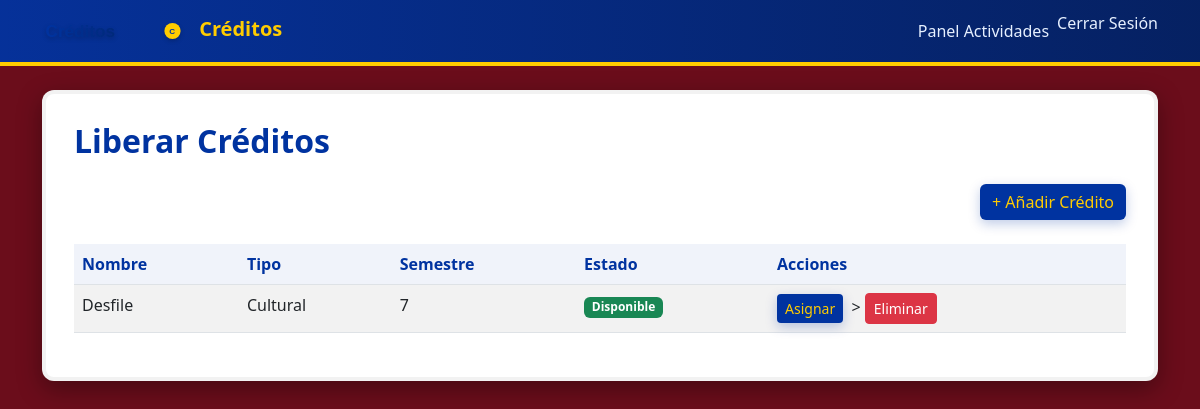
Before: /creditos/ (signed in) with the older database file.
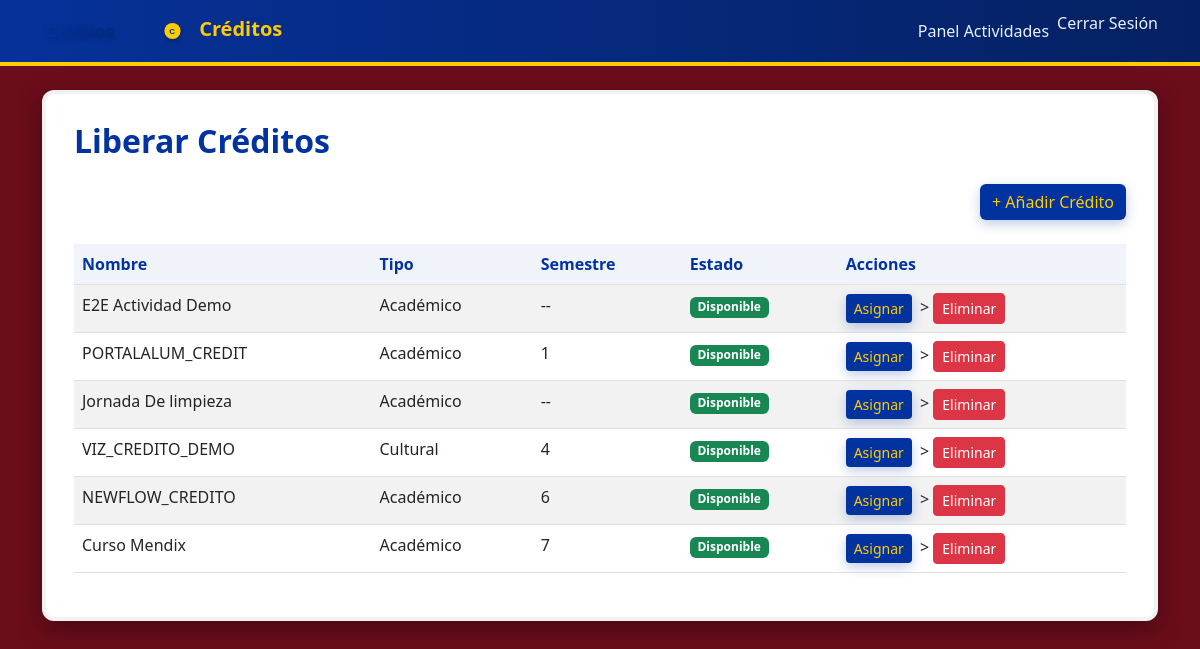
After: the same page with the newer database file.
### creditos/models.py (models this page shows, shortened)
class Credito(models.Model):
    TIPOS = (
        ('academico', 'Académico'),
        ('cultural', 'Cultural'),
        ('deportivo', 'Deportivo'),
    )
    alumno = models.ForeignKey(Usuario, on_delete=models.SET_NULL, null=True, blank=True, related_name='creditos')
    nombre = models.CharField(max_length=100, default="")
    tipo = models.CharField(max_length=20, choices=TIPOS)
    semestre = models.CharField(max_length=10)
    numero_control = models.CharField(max_length=30, blank=True)
    fecha_liberacion = models.DateField(blank=True, null=True)
    liberado = models.BooleanField(default=False)
    firmado_alumno = models.BooleanField(default=False)
    firmado_admin = models.BooleanField(default=False)
    firmado_docente = models.BooleanField(default=False)
    firmado_admin_por = models.ForeignKey(Usuario, on_delete=models.SET_NULL, null=True, blank=True, related_name='creditos_firmados_admin')
    firmado_admin_en = models.DateTimeField(null=True, blank=True)
    firmado_docente_por = models.ForeignKey(Usuario, on_delete=models.SET_NULL, null=True, blank=True, related_name='creditos_firmados_docente')
    firmado_docente_en = models.DateTimeField(null=True, blank=True)
    firmado_alumno_por = models.ForeignKey(Usuario, on_delete=models.SET_NULL, null=True, blank=True, related_name='creditos_firmados_alumno')
    firmado_alumno_en = models.DateTimeField(null=True, blank=True)

### creditos/views.py (the view)
# urls.py: path('', views.panel_creditos, name='panel_creditos'),
@login_required
def panel_creditos(request):
    creditos = Credito.objects.all().order_by('-id')
    return render(request, 'creditos/panel_creditos.html', {'creditos': creditos})

### creditos/templates/creditos/panel_creditos.html (shortened to what this page needs)
{% extends 'usuarios/base.html' %}
{% block content %}
<h2 class="page-title mb-4">Liberar Créditos</h2>
<div class="d-flex justify-content-between align-items-center mb-4">
  <a href="{% url 'crear_credito' %}" class="btn btn-primary">+ Añadir Crédito</a>
</div>
<div class="table-responsive">
  <table class="table table-striped">
    <thead>
      <tr>
        <th>Nombre</th>
        <th>Tipo</th>
        <th>Semestre</th>
        <th>Estado</th>
        <th>Acciones</th>
      </tr>
    </thead>
    <tbody>
      {% for credito in creditos %}
        <tr>
          <td>{{ credito.nombre }}</td>
          <td>{{ credito.get_tipo_display }}</td>
          <td>{{ credito.semestre }}</td>
          <td>
            {% if credito.liberado %}
              <span class="badge bg-success">Disponible</span>
            {% else %}
              <span class="badge bg-warning">Pendiente</span>
            {% endif %}
          </td>
          <td>
            <a href="{% url 'asignar_credito' credito.id %}" class="btn btn-sm btn-primary">Asignar</a>
            <form method="post" action="{% url 'eliminar_credito' credito.id %}" class="d-inline ms-1"
                  onsubmit='return confirm("¿Eliminar crédito {{ credito.nombre }}? Esta acción no se puede deshacer.");'>
>
              <button type="submit" class="btn btn-sm btn-danger">Eliminar</button>
            </form>
          </td>
        </tr>
      {% empty %}
        <tr>
          <td colspan="5" class="text-center text-muted">No hay créditos registrados.</td>
        </tr>
      {% endfor %}
    </tbody>
  </table>
</div>
{% endblock %}

Changed rows visible on the page:
removed Credito: nombre "Desfile", tipo "Cultural", semestre "7", liberado "Disponible"
added Credito: nombre "E2E Actividad Demo", tipo "Académico", semestre "--", liberado "Disponible"
added Credito: nombre "PORTALALUM_CREDIT", tipo "Académico", semestre "1", liberado "Disponible"
added Credito: nombre "Jornada De limpieza", tipo "Académico", semestre "--", liberado "Disponible"
added Credito: nombre "VIZ_CREDITO_DEMO", tipo "Cultural", semestre "4", liberado "Disponible"
added Credito: nombre "NEWFLOW_CREDITO", tipo "Académico", semestre "6", liberado "Disponible"
added Credito: nombre "Curso Mendix", tipo "Académico", semestre "7", liberado "Disponible"
